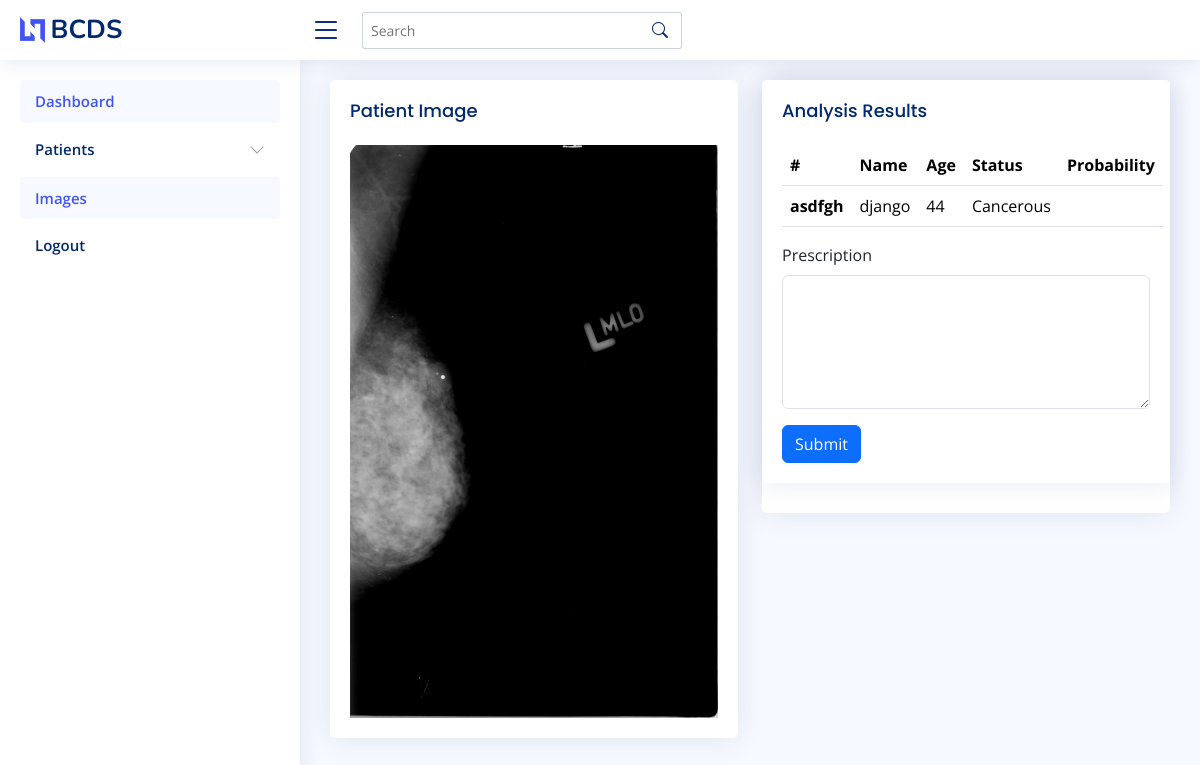
Screenshot of /analysis/asdfgh/ with the database file from the repository.
### breast/models.py (models this page shows, shortened)
class Patient(models.Model):
    GENDER_CHOICES = [
        ('M', 'Male'),
        ('F', 'Female'),
    ]
    STATUS_CHOICES = [
        (True, 'Cancer'),
        (False, 'Normal'),
    ]
    patient_id = models.CharField(max_length=12, primary_key=True)
    name = models.CharField(max_length=25)
    age = models.PositiveIntegerField()
    gender = models.CharField(max_length=5, choices=GENDER_CHOICES)
    image = models.FileField(upload_to='images/')
    status = models.BooleanField(choices=STATUS_CHOICES)
    date = models.DateField(auto_now_add=True, blank=True)

### breast/views.py (the view, shortened to what this page needs)
# urls.py: path("analysis/<str:patient_id>/", AnalysisPageView.as_view(), name="analysis_page"),
class AnalysisPageView(DetailView):
    template_name = "analysis_page.html"
    model = Patient
    context_object_name = "patient"
    slug_url_kwarg = 'patient_id'
    def get_object(self, queryset=None):
        return self.model.objects.get(patient_id=self.kwargs.get('patient_id'))
    def get_context_data(self, **kwargs):
        context = super().get_context_data(**kwargs)
        patient = context['patient']
        image_path = patient.image.path
        print(image_path)
        model = TFLModel(image_path=image_path)
        prediction = model.predict()
        print(prediction)
        if prediction == 0:
            result = 'Normal'
        else:
            result = 'Cancerous'
        print(result)
        context['result'] = result
        return context

### breast/tflite_model.py (called while the page is built)
    def load_and_preprocess_image(self):
        image = load_img(self.image_path, target_size=(50, 50))
        image = img_to_array(image)
        image /= 255.0
        image = np.expand_dims(image, axis=0)  # Add batch dimension
        return image

    def predict(self):
        input_data = self.load_and_preprocess_image()
        self.interpreter.set_tensor(self.input_details[0]['index'], input_data)
        self.interpreter.invoke()
        output = self.interpreter.get_tensor(self.output_details[0]['index'])
        predicted_label = np.argmax(output)
        return predicted_label

### templates/analysis_page.html (shortened to what this page needs)
{% extends "header.html" %}
{% block main %}
<main id="main" class="main">
  <section class="section">
    <div class="row">
      <div class="col-lg-6">
        <div class="card">
          <div class="card-body">
            <h5 class="card-title">Patient Image</h5>
            <div id="carouselExampleSlidesOnly" class="carousel slide" data-bs-ride="carousel">
                <div class="carousel-item active">
                  <img src="{{ patient.image.url }}" class="d-block w-100" alt="...">
                </div>
            </div>
          </div>
        </div>
      </div>
      <div class="col-lg-6">
        <div class="card">
          <div class="card">
            <div class="card-body">
              <h5 class="card-title">Analysis Results</h5>
              <table class="table">
                <thead>
                  <tr>
                    <th scope="col">#</th>
                    <th scope="col">Name</th>
                    <th scope="col">Age</th>
                    <th scope="col">Status</th>
                    <th scope="col">Probability</th>
                  </tr>
                </thead>
                <tbody>
                  <tr>
                    <th scope="row">{{ patient.patient_id }}</th>
                    <td>{{ patient.name }}</td>
                    <td>{{ patient.age }}</td>
                    <td>{{ result }}</td>
                    <td>{{ probability }}</td>
                  </tr>
                </tbody>
              </table>
              <form method="post">
              <div class="mb-3">
                <label for="exampleFormControlTextarea1" class="form-label">Prescription</label>
                <textarea class="form-control" id="exampleFormControlTextarea1" name="comment" rows="5"></textarea>
              </div>
              <button type="submit" class="btn btn-primary">Submit</button>
            </div>
          </div>
        </div>
      </div>
    </div>
  </section>
</main>
{% endblock main %}

### static/assets/css/style.css (style rules this page uses)
:root { scroll-behavior: smooth; }
body { font-family: "Open Sans", sans-serif; background: #f6f9ff; color: #444444; }
h1, h2, h3, h4, h5, h6 { font-family: "Nunito", sans-serif; }
#main { margin-top: 60px; padding: 20px 30px; transition: all 0.3s; }
.card { margin-bottom: 30px; border: none; border-radius: 5px; box-shadow: 0px 0 30px rgba(1, 41, 112, 0.1); }
.card-title { padding: 20px 0 15px 0; font-size: 18px; font-weight: 500; color: #012970; font-family: "Poppins", sans-serif; }
.card-body { padding: 0 20px 20px 20px; }
@media (min-width: 1200px) { #main, #footer { margin-left: 300px; } }

### rows the page displays
Patient: image (picture), patient_id "asdfgh", name "django", age "44"

### other values shown
{{ result }} "Cancerous"
